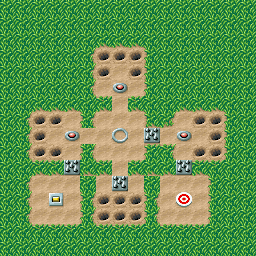

A level layout from a 2D game, rendered from its tile map. Below: a short description, then the map file with tile-grid data replaced by summaries:
An orthogonal 16x16 tile map with 16x16 px tiles, 3 tile layers (Grass, Ground, Wall), 2 tilesets and 43 objects (21x Carrot, 4x Trap, 2x Convertor_Right, 2x Convertor_Left, ConvertorButton, ...).

<map version="1.10" tiledversion="1.10.1" orientation="orthogonal" renderorder="right-down" width="16" height="16" tilewidth="16" tileheight="16" infinite="0" nextlayerid="152" nextobjectid="572">
 <properties>
  <property name="excalibur" type="bool" value="true" />
 </properties>
 <tileset firstgid="1" name="tileset" tilewidth="16" tileheight="16" tilecount="48" columns="8">
  <image source="1level.png" width="128" height="96" />
 </tileset>
 <tileset firstgid="49" name="tile_finish" tilewidth="16" tileheight="16" tilecount="4" columns="4">
  <image source="tile_finish.png" width="64" height="16" />
  <tile id="0">
   <animation>
    <frame tileid="0" duration="90" />
    <frame tileid="1" duration="90" />
    <frame tileid="2" duration="90" />
    <frame tileid="3" duration="90" />
   </animation>
  </tile>
 </tileset>
 <layer id="137" name="Grass" width="16" height="16">
  <data>[256 cells, 199 non-empty, 1 distinct tile ids]</data>
 </layer>
 <layer id="138" name="Ground" width="16" height="16">
  <data>[256 cells, 70 non-empty, 7 distinct tile ids]</data>
 </layer>
 <objectgroup id="147" name="Traps">
  <object id="562" name="Trap" gid="31" x="144" y="144" width="16" height="16">
   <properties>
    <property name="CollisionType" value="Passive" />
   </properties>
  </object>
  <object id="563" name="Trap" gid="31" x="176" y="176" width="16" height="16">
   <properties>
    <property name="CollisionType" value="Passive" />
   </properties>
  </object>
  <object id="564" name="Trap" gid="31" x="112" y="192" width="16" height="16">
   <properties>
    <property name="CollisionType" value="Passive" />
   </properties>
  </object>
  <object id="565" name="Trap" gid="31" x="64" y="176" width="16" height="16">
   <properties>
    <property name="CollisionType" value="Passive" />
   </properties>
  </object>
 </objectgroup>
 <objectgroup id="150" name="ConvertorButtons">
  <properties>
   <property name="array" value="ConvertorButton=true" />
  </properties>
  <object id="570" name="ConvertorButton" gid="39" x="48" y="208" width="16" height="16" />
 </objectgroup>
 <objectgroup id="141" name="2_Rotate">
  <properties>
   <property name="array" value="2_Rotate_1_Y=Y,2_Rotate_1_X=X" />
   <property name="coords" value="7x6" />
   <property name="excalibur" type="bool" value="true" />
   <property name="state" value="Y" />
   <property name="x" value="7" />
   <property name="y" value="6" />
  </properties>
  <object id="530" name="2_Rotate_1_X" gid="29" x="112" y="112" width="16" height="16" />
  <object id="531" name="2_Rotate_1_Y" gid="30" x="112" y="112" width="16" height="16">
   <properties>
    <property name="CollisionType" value="Passive" />
   </properties>
  </object>
 </objectgroup>
 <objectgroup id="142" name="2_Rotate">
  <properties>
   <property name="array" value="2_Rotate_2_Y=Y,2_Rotate_2_X=X" />
   <property name="coords" value="7x10" />
   <property name="excalibur" type="bool" value="true" />
   <property name="state" value="Y" />
   <property name="x" value="7" />
   <property name="y" value="10" />
  </properties>
  <object id="533" name="2_Rotate_2_X" gid="29" x="112" y="176" width="16" height="16" />
  <object id="534" name="2_Rotate_2_Y" gid="30" x="112" y="176" width="16" height="16">
   <properties>
    <property name="CollisionType" value="Passive" />
   </properties>
  </object>
 </objectgroup>
 <objectgroup id="145" name="2_Rotate">
  <properties>
   <property name="array" value="2_Rotate_4_Y=Y,2_Rotate_4_X=X" />
   <property name="coords" value="5x8" />
   <property name="excalibur" type="bool" value="true" />
   <property name="state" value="X" />
   <property name="x" value="5" />
   <property name="y" value="8" />
  </properties>
  <object id="539" name="2_Rotate_4_Y" gid="30" x="80" y="144" width="16" height="16" />
  <object id="540" name="2_Rotate_4_X" gid="29" x="80" y="144" width="16" height="16">
   <properties>
    <property name="CollisionType" value="Passive" />
   </properties>
  </object>
 </objectgroup>
 <objectgroup id="144" name="2_Rotate">
  <properties>
   <property name="array" value="2_Rotate_3_Y=Y,2_Rotate_3_X=X" />
   <property name="coords" value="10x8" />
   <property name="excalibur" type="bool" value="true" />
   <property name="state" value="X" />
   <property name="x" value="10" />
   <property name="y" value="8" />
  </properties>
  <object id="535" name="2_Rotate_3_Y" gid="30" x="160" y="144" width="16" height="16" />
  <object id="536" name="2_Rotate_3_X" gid="29" x="160" y="144" width="16" height="16">
   <properties>
    <property name="CollisionType" value="Passive" />
   </properties>
  </object>
 </objectgroup>
 <objectgroup id="149" name="Convertor">
  <object id="566" name="Convertor_Right" gid="42" x="80" y="192" width="16" height="16" />
  <object id="567" name="Convertor_Right" gid="42" x="144" y="192" width="16" height="16" />
  <object id="568" name="Convertor_Left" gid="41" x="80" y="192" width="16" height="16">
   <properties>
    <property name="CollisionType" value="Passive" />
   </properties>
  </object>
  <object id="569" name="Convertor_Left" gid="41" x="144" y="192" width="16" height="16">
   <properties>
    <property name="CollisionType" value="Passive" />
   </properties>
  </object>
 </objectgroup>
 <objectgroup id="151" name="Finish">
  <object id="571" name="Finish" gid="45" x="176" y="208" width="16" height="16">
   <properties>
    <property name="CollisionType" value="Passive" />
   </properties>
  </object>
 </objectgroup>
 <objectgroup id="146" name="Carrots">
  <object id="541" name="Carrot" gid="20" x="128" y="208" width="16" height="16">
   <properties>
    <property name="CollisionType" value="Passive" />
   </properties>
  </object>
  <object id="542" name="Carrot" gid="20" x="112" y="208" width="16" height="16">
   <properties>
    <property name="CollisionType" value="Passive" />
   </properties>
  </object>
  <object id="543" name="Carrot" gid="20" x="96" y="208" width="16" height="16">
   <properties>
    <property name="CollisionType" value="Passive" />
   </properties>
  </object>
  <object id="544" name="Carrot" gid="20" x="128" y="224" width="16" height="16">
   <properties>
    <property name="CollisionType" value="Passive" />
   </properties>
  </object>
  <object id="545" name="Carrot" gid="20" x="112" y="224" width="16" height="16">
   <properties>
    <property name="CollisionType" value="Passive" />
   </properties>
  </object>
  <object id="546" name="Carrot" gid="20" x="96" y="224" width="16" height="16">
   <properties>
    <property name="CollisionType" value="Passive" />
   </properties>
  </object>
  <object id="547" name="Carrot" gid="20" x="208" y="160" width="16" height="16">
   <properties>
    <property name="CollisionType" value="Passive" />
   </properties>
  </object>
  <object id="548" name="Carrot" gid="20" x="192" y="128" width="16" height="16">
   <properties>
    <property name="CollisionType" value="Passive" />
   </properties>
  </object>
  <object id="549" name="Carrot" gid="20" x="208" y="128" width="16" height="16">
   <properties>
    <property name="CollisionType" value="Passive" />
   </properties>
  </object>
  <object id="550" name="Carrot" gid="20" x="208" y="144" width="16" height="16">
   <properties>
    <property name="CollisionType" value="Passive" />
   </properties>
  </object>
  </objectgroup>
 <objectgroup id="140" name="RotateButtons">
  <properties>
   <property name="array" value="RotateButton1=true,RotateButton2=false,RotateButton3=true" />
  </properties>
  <!-- 3 objects omitted --></objectgroup>
 <layer id="148" name="Wall" width="16" height="16">
  <data>[256 cells, 57 non-empty, 10 distinct tile ids]</data>
 </layer>
 <objectgroup id="139" name="Camera">
  <!-- 1 objects omitted --></objectgroup>
</map>
<!-- 15 of 43 objects omitted -->
